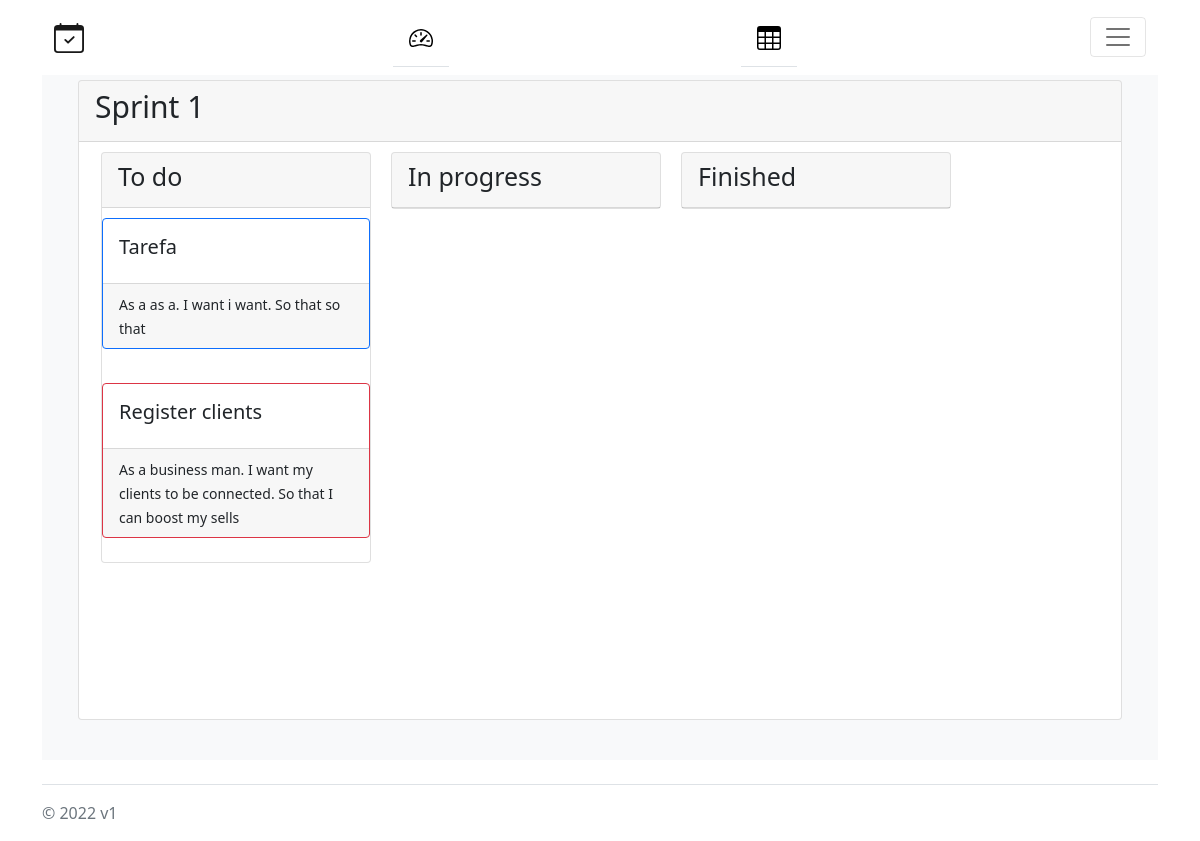
Before: /projects/1/sprint1 (signed in) with the older database file.
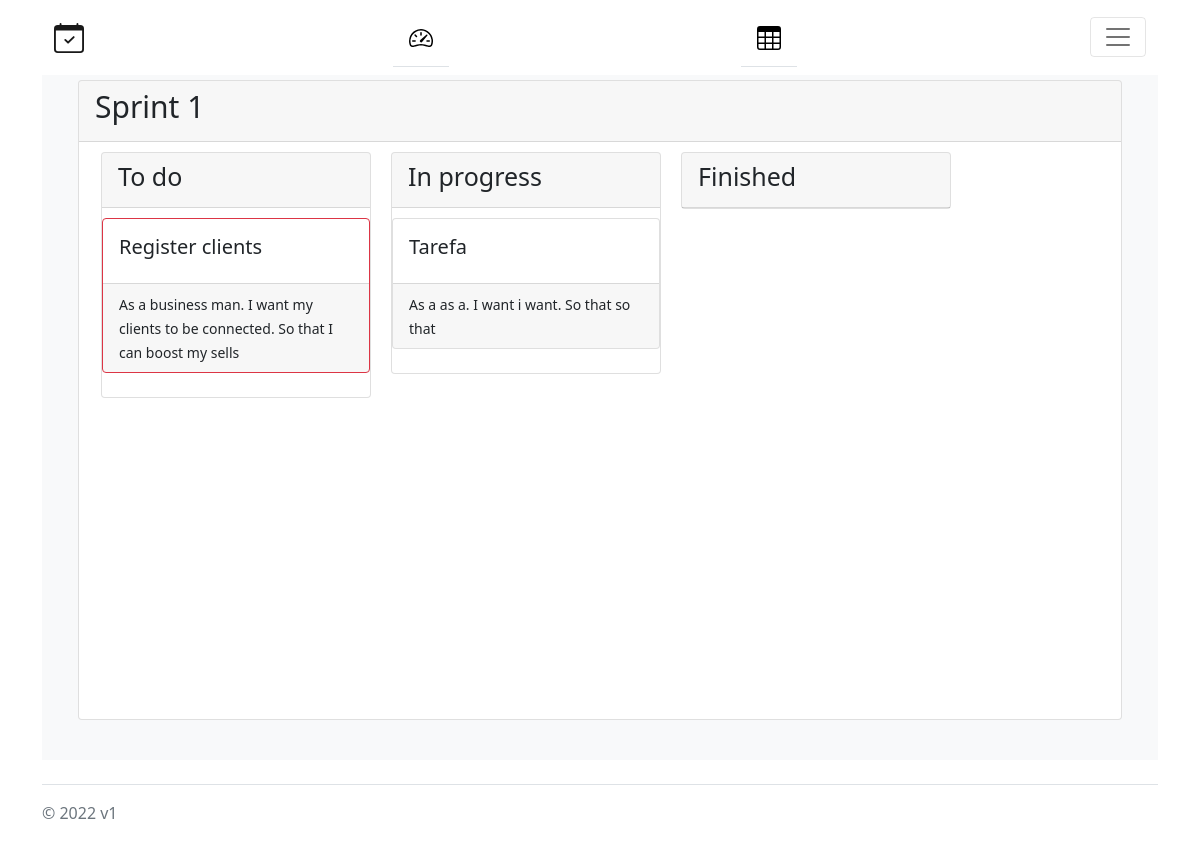
After: the same page with the newer database file.
### scrum/models.py (models this page shows)
class Task(models.Model):
    title = models.TextField()
    as_a = models.TextField()
    i_want = models.TextField()
    so_that = models.TextField()
    annotations = models.TextField()
    points = models.IntegerField()
    created_by = models.ForeignKey(User, on_delete=models.CASCADE, related_name='created_by+')
    created_at = models.DateTimeField(auto_now_add=True)
    assigned_for = models.ManyToManyField(User)
    priority = models.IntegerField()
    TODO = 1
    IN_PROGRESS = 2
    FINISHED = 3
    STATE_CHOICES = (
        (TODO, 'To Do'),
        (IN_PROGRESS, 'In Progress'),
        (FINISHED, 'Finished'),
    )
    state = models.PositiveSmallIntegerField(choices=STATE_CHOICES, blank=True, null=True)

### scrum/views.py (the view)
# urls.py: path('projects/<int:project_id>/sprint<int:sprint_number>', scrum_views.sprint, name='sprint'),
@login_required
def sprint(request, project_id=None, sprint_number=None):
    proj = Project.objects.filter(id=project_id)
    tasks = proj.first().sprints.filter(number=sprint_number).first().tasks.values()
    user_prof = UserProfile.objects.filter(user=request.user).first()
    return render(request, 'scrum/sprint.html', {'title': f"Product Backlog", 'tasks': tasks, 'project': proj.values()[0], 'projects': user_prof.projects.all().values(), 'n': sprint_number})

### scrum/templates/scrum/sprint.html (shortened to what this page needs)
{% extends "scrum/base2.html" %}
{% block content %}
<section class="content pb-3">
      <div class="container-fluid h-100">
         <div style="height: 640px"; class="card card-row card-secondary">
            <div class="card-header">
               <h3 style="font-size: 30px"; class="card-title">
                  Sprint {{n}}
               </h3>
            </div>
            <section class="content pb-3 align-center">
                <div class="container-fluid h-100">
    <div class=" card card-row card-secondary" style="width: 270px; float:left; margin:10px; ">
         <div class="card-header">
             <h3 style="font-size: 25px" class="card-title">
                To do
             </h3>
         </div>
        <div class="card-collumn col-sm mx-auto">
        {% for task in tasks %}
            {% if task.state == 1%}
                {% if task.points == 2 %}
                        <div class="scroll" style="padding-top:10px;">
                            <div class="border-primary card">
                              <div style= "height: 100%" class="card-body">
                                <h5 class="card-title">{{task.title}}</h5>
                              </div>
                              <div class="card-footer">
                                <small>As a {{task.as_a}}. I want {{task.i_want}}. So that {{task.so_that}}</small>
                              </div>
                            </div>
                            <br>
                        </div>
                {% endif %}
                {% if task.points == 8 %}
                        <div class="scroll" style="padding-top:10px;">
                            <div class="border-danger card" >
                              <div style= "height: 100%"; class="card-body">
                                <h5 class="card-title">{{task.title}}</h5>
                              </div>
                              <div class="card-footer">
                                <small>As a {{task.as_a}}. I want {{task.i_want}}. So that {{task.so_that}}</small>
                              </div>
                            </div>
                            <br>
                        </div>
                {% endif %}
            {% endif %}
        {% endfor %}
        </div>
    </div>
    <div class=" card card-row card-secondary" style="width: 270px; float:left; background:white; margin:10px">
         <div class="card-header">
             <h3 style="font-size: 25px" class="card-title">
                In progress
             </h3>
         </div>
        <div class="card-collumn col-sm" mx-auto>
        {% for task in tasks %}
            {% if task.state == 2%}
                    <div class="scroll" style="padding-top:10px;">
                        <div class="card">
                          <div style= "height: 100%"; class="card-body">
                            <h5 class="card-title">{{task.title}}</h5>
                          </div>
                          <div class="card-footer">
                            <small>As a {{task.as_a}}. I want {{task.i_want}}. So that {{task.so_that}}</small>
                          </div>
                        </div>
                        <br>
                    </div>
            {% endif %}
        {% endfor %}
        </div>
    </div>
    <div class="card card-row card-secondary" style="width: 270px; float:left; background:white; margin:10px">
         <div class="card-header">
             <h3 style="font-size: 25px" class="card-title">
                Finished
             </h3>
         </div>
    </div>
                </div>
            </section>
         </div>
      </div>
</section>
{% endblock content %}

### scrum/templates/scrum/base2.html (shortened to what this page needs)
<!doctype html>
<html lang="pt" xmlns="http://www.w3.org/1999/html">
  <head>
    <link href="https://cdn.jsdelivr.net/npm/bootstrap@5.1.3/dist/css/bootstrap.min.css" rel="stylesheet">
    <link rel="stylesheet" href="https://cdnjs.cloudflare.com/ajax/libs/font-awesome/4.7.0/css/font-awesome.min.css">
  </head>
  <body>
    <div class="container py-3">
        <header class="pb-3 mb-4">
            <nav class="navbar navbar-light bg-white fixed-top container">
              <div class="container-fluid">
                <a class="navbar-brand" href="/">
                </a>
        <a href="/projects/{{project.id}}" class="nav-link py-3 border-bottom rounded-0" title="Project Dashboard" data-bs-toggle="tooltip" data-bs-placement="right">
          <svg class="bi pe-none" width="24" height="24" role="img" aria-label="Dashboard"><use xlink:href="#speedometer2"/></svg>
        </a>
        <a href="/projects/{{project.id}}/product_backlog" class="nav-link py-3 border-bottom rounded-0" title="Product Backlog" data-bs-toggle="tooltip" data-bs-placement="right">
          <svg class="bi pe-none" width="24" height="24" role="img" aria-label="Orders"><use xlink:href="#table"/></svg>
        </a>
                <button class="navbar-toggler" type="button" data-bs-toggle="offcanvas" data-bs-target="#offcanvasNavbar" aria-controls="offcanvasNavbar">
                  <span class="navbar-toggler-icon"></span>
                </button>
              </div>
            </nav>
        </header>
        <main>
            <div class="p-4 mb-4 bg-light rounded-6">
            {% block content %}{% endblock %}
            </div>
        </main>
        <footer class="pt-3 mt-4 text-muted border-top">
            <div class="col-md-9">&copy; 2022 v1</div>
        </footer>
    </div>
  </body>
</html>

Changed rows visible on the page:
changed Task "Tarefa": moves from the list under "To do" to the list under "In progress"
